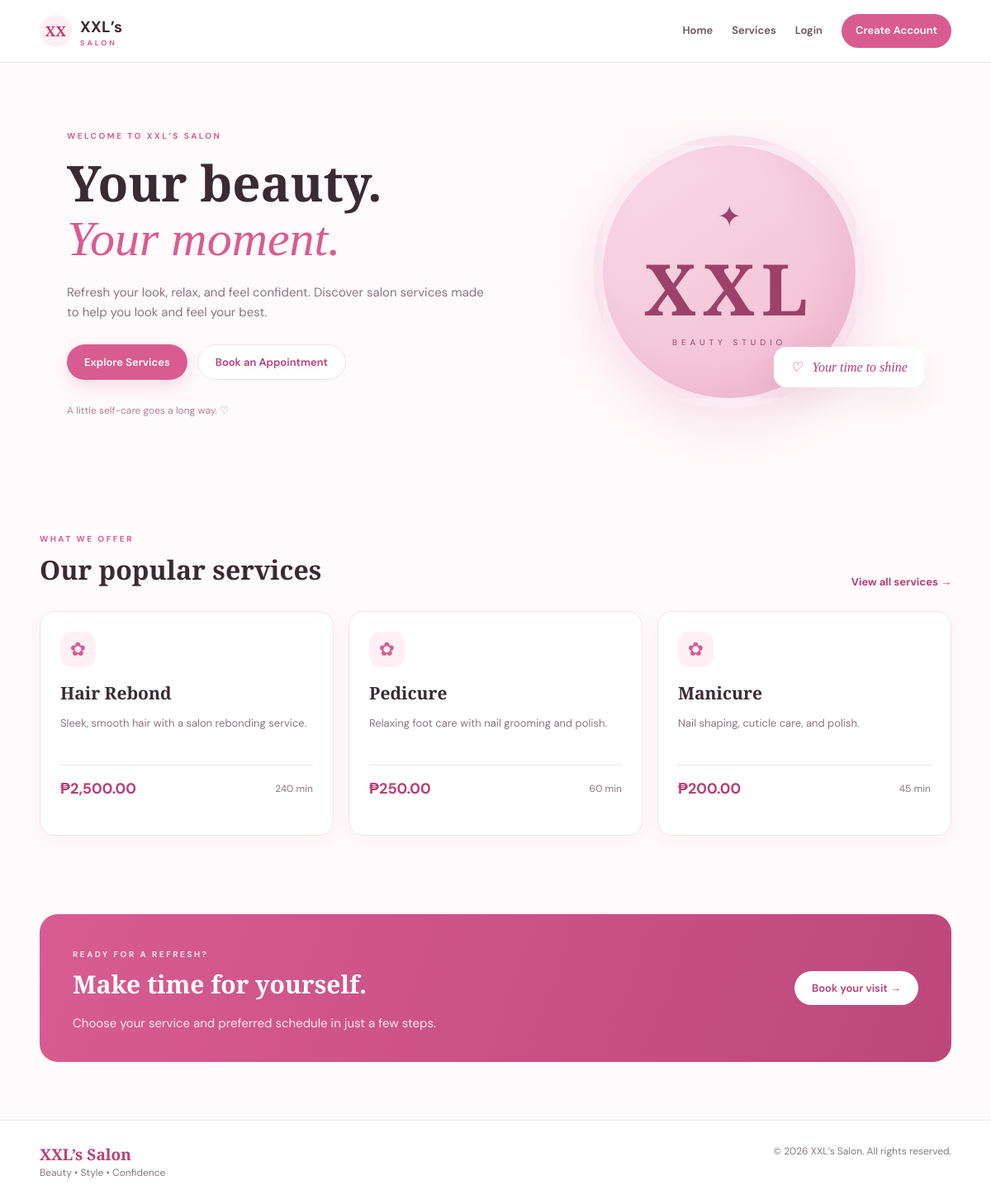
The page / on the database its author committed.
### tables this page shows
CREATE TABLE IF NOT EXISTS services (
  id INT UNSIGNED AUTO_INCREMENT PRIMARY KEY,
  name VARCHAR(120) NOT NULL,
  description TEXT,
  price DECIMAL(10,2) NOT NULL DEFAULT 0,
  duration_minutes SMALLINT UNSIGNED NOT NULL DEFAULT 60,
  is_active TINYINT(1) NOT NULL DEFAULT 1,
  created_at TIMESTAMP DEFAULT CURRENT_TIMESTAMP
);

### includes/functions.php (called while the page is built, shortened)
<?php
require_once __DIR__ . '/../config.php';
function e(?string $value): string { return htmlspecialchars((string)$value, ENT_QUOTES, 'UTF-8'); }
function money($amount): string { return '₱' . number_format((float)$amount, 2); }

### includes/database.php (called while the page is built, shortened)
<?php
function db_seed_data(PDO $pdo): void {
    $count = (int)$pdo->query('SELECT COUNT(*) FROM services')->fetchColumn();
    if ($count > 0) return;
}
function db_bootstrap_admin(PDO $pdo): void {
    $email = strtolower(trim((string)(getenv('ADMIN_EMAIL') ?: '')));
    $password = (string)(getenv('ADMIN_PASSWORD') ?: '');
    if ($email === '' || $password === '') return;
}
function db_bootstrap(PDO $pdo, string $driver): void {
    try {
        $pdo->query('SELECT 1 FROM users LIMIT 1');
    } catch (PDOException $ex) {
        try {
            db_run_schema($pdo, $driver);
        } catch (PDOException $schemaError) {
            try {
                $pdo->query('SELECT 1 FROM users LIMIT 1');
            } catch (PDOException $stillMissing) {
                throw $schemaError;
            }
        }
    }
    db_seed_data($pdo);
}

### config.php (called while the page is built, shortened)
<?php
require_once __DIR__ . '/includes/database.php';
function db(): PDO {
    static $pdo = null;
    $options = [
        PDO::ATTR_ERRMODE => PDO::ERRMODE_EXCEPTION,
        PDO::ATTR_DEFAULT_FETCH_MODE => PDO::FETCH_ASSOC,
    ];
    if (DB_DRIVER === 'mysql') {
        $dsn = 'mysql:host=' . DB_HOST . ';port=' . DB_PORT . ';dbname=' . DB_NAME . ';charset=utf8mb4';
        $options[PDO::ATTR_EMULATE_PREPARES] = false;
    } else {
        $dsn = 'pgsql:host=' . DB_HOST . ';port=' . DB_PORT . ';dbname=' . DB_NAME;
        if (DB_SSLMODE !== '') $dsn .= ';sslmode=' . DB_SSLMODE;
    }
    try {
        $pdo = new PDO($dsn, DB_USER, DB_PASS, $options);
        db_bootstrap($pdo, DB_DRIVER);
    } catch (PDOException $ex) {
        error_log('Database error: ' . $ex->getMessage());
        http_response_code(500);
        exit('We could not connect to the database right now. Please try again later.');
    }
    return $pdo;
}

### index.php (the view, shortened to what this page needs)
<?php
require_once __DIR__ . '/includes/functions.php';
$services = db()->query("SELECT * FROM services WHERE is_active=1 ORDER BY id DESC LIMIT 3")->fetchAll();
require __DIR__ . '/includes/header.php';
?>
<section class="hero">
  <div class="hero-copy">
    <span class="eyebrow">WELCOME TO XXL’S SALON</span>
    <h1>Your beauty.<br><em>Your moment.</em></h1>
    <p>Refresh your look, relax, and feel confident. Discover salon services made to help you look and feel your best.</p>
    <div class="hero-actions"><a class="btn btn-primary" href="<?= e(BASE_URL) ?>/services.php">Explore Services</a><a class="btn btn-light" href="<?= e(BASE_URL) ?>/book.php">Book an Appointment</a></div>
    <div class="hero-note">A little self-care goes a long way. ♡</div>
  </div>
  <div class="hero-art"><div class="hero-circle"><div class="hero-sparkle">✦</div><div class="hero-monogram">XXL</div><span>BEAUTY STUDIO</span></div><div class="floating-card">♡ &nbsp; Your time to shine</div></div>
</section>
<section class="section">
  <div class="section-heading"><div><span class="eyebrow">WHAT WE OFFER</span><h2>Our popular services</h2></div><a class="text-link" href="<?= e(BASE_URL) ?>/services.php">View all services →</a></div>
  <div class="service-grid">
  <?php foreach ($services as $s): ?>
    <article class="service-card"><div class="service-icon">✿</div><h3><?= e($s['name']) ?></h3><p><?= e($s['description']) ?></p><div class="service-bottom"><strong><?= money($s['price']) ?></strong><span><?= (int)$s['duration_minutes'] ?> min</span></div></article>
  <?php endforeach; ?>
  </div>
</section>
<section class="booking-banner"><div><span class="eyebrow">READY FOR A REFRESH?</span><h2>Make time for yourself.</h2><p>Choose your service and preferred schedule in just a few steps.</p></div><a class="btn btn-white" href="<?= e(BASE_URL) ?>/book.php">Book your visit →</a></section>
<?php require __DIR__ . '/includes/footer.php'; ?>

### assets/style.css (style rules this page uses)
:root { --pink:#d85c91;--pink-dark:#b83e75;--pink-soft:#fff0f6;--rose:#f8dce8;--ink:#392b32;--muted:#887780;--line:#f0e4e9;--white:#fff;--shadow:0 14px 40px rgba(115,55,80,.08) }
* { box-sizing:border-box }
body { margin:0;background:#fffafb;color:var(--ink);font-family:'DM Sans',sans-serif;font-size:15px;line-height:1.6 }
a { color:var(--pink-dark);text-decoration:none }
.hero { display:grid;grid-template-columns:1.05fr .95fr;align-items:center;gap:45px;padding:75px 3% 82px }
.eyebrow { color:var(--pink);font-size:10px;font-weight:700;letter-spacing:2.5px }
.hero h1,.page-intro h1,.form-shell h1 { font-family:'Playfair Display',serif;font-size:clamp(40px,5vw,65px);line-height:1.08;margin:14px 0 20px;font-weight:600 }
.hero h1 em { color:var(--pink);font-weight:500 }
.hero-copy>p,.page-intro p,.muted { color:var(--muted);max-width:510px }
.hero-actions { display:flex;gap:12px;flex-wrap:wrap;margin-top:27px }
.btn { display:inline-flex;align-items:center;justify-content:center;border:0;border-radius:30px;padding:12px 21px;font:600 13px 'DM Sans';cursor:pointer;transition:.2s }
.btn-primary { background:var(--pink);color:#fff;box-shadow:0 8px 20px #d85c9130 }
.btn-light { background:#fff;color:var(--pink-dark);border:1px solid var(--rose) }
.btn-white { background:#fff;color:var(--pink-dark) }
.hero-note { font-size:12px;color:#ad8798;margin-top:28px }
.hero-art { min-height:350px;display:grid;place-items:center;position:relative;background:radial-gradient(circle at center,#fff0f6 0,#fff7fa 45%,transparent 72%) }
.hero-circle { width:min(330px,80vw);aspect-ratio:1;border-radius:50%;background:linear-gradient(145deg,#f9dce8,#f2bcd1);box-shadow:inset -18px -18px 45px #d98baa33,0 22px 55px #d85c9124;display:flex;flex-direction:column;align-items:center;justify-content:center;color:#9d4168;border:12px solid #fff8 }
.hero-monogram { font:600 86px 'Playfair Display';letter-spacing:8px }
.hero-circle span { font-size:10px;letter-spacing:5px }
.hero-sparkle { font-size:35px }
.floating-card { position:absolute;bottom:35px;right:0;background:#fff;padding:15px 20px;border-radius:15px;box-shadow:var(--shadow);font:italic 16px 'Playfair Display';color:var(--pink-dark) }
.section { padding:35px 0 75px }
.section-heading { display:flex;justify-content:space-between;align-items:end;margin:15px 0 24px }
.section-heading h2,.booking-banner h2 { font:600 32px 'Playfair Display';margin:5px 0 }
.text-link { font-size:13px;font-weight:700 }
.service-grid { display:grid;grid-template-columns:repeat(3,1fr);gap:18px }
.service-card { background:#fff;border:1px solid var(--line);border-radius:18px;padding:24px;box-shadow:0 6px 24px #6e38500a }
.service-icon { width:43px;height:43px;border-radius:14px;background:var(--pink-soft);color:var(--pink);display:grid;place-items:center;font-size:23px }
.service-card h3 { font:600 21px 'Playfair Display';margin:17px 0 5px }
.service-card p { font-size:13px;color:var(--muted);min-height:43px }
.service-bottom { display:flex;justify-content:space-between;align-items:center;border-top:1px solid var(--line);padding-top:14px;margin:17px 0;color:var(--muted);font-size:12px }
.service-bottom strong { font-size:18px;color:var(--pink-dark) }
.booking-banner { background:linear-gradient(110deg,#d85c91,#bd477b);color:#fff;border-radius:22px;padding:35px 40px;margin:20px 0 70px;display:flex;align-items:center;justify-content:space-between;gap:20px }
.booking-banner .eyebrow { color:#ffe1ed }
.booking-banner h2 { font-size:30px }
.booking-banner p { color:#ffe9f1;margin-bottom:0 }
html { -webkit-text-size-adjust:100%;text-size-adjust:100% }
body { -webkit-tap-highlight-color:transparent }

### rows shown on the page
services: name "Hair Rebond", description "Sleek, smooth hair with a salon rebonding service.", price "₱2,500.00", duration_minutes "240"
services: name "Pedicure", description "Relaxing foot care with nail grooming and polish.", price "₱250.00", duration_minutes "60"
services: name "Manicure", description "Nail shaping, cuticle care, and polish.", price "₱200.00", duration_minutes "45"
